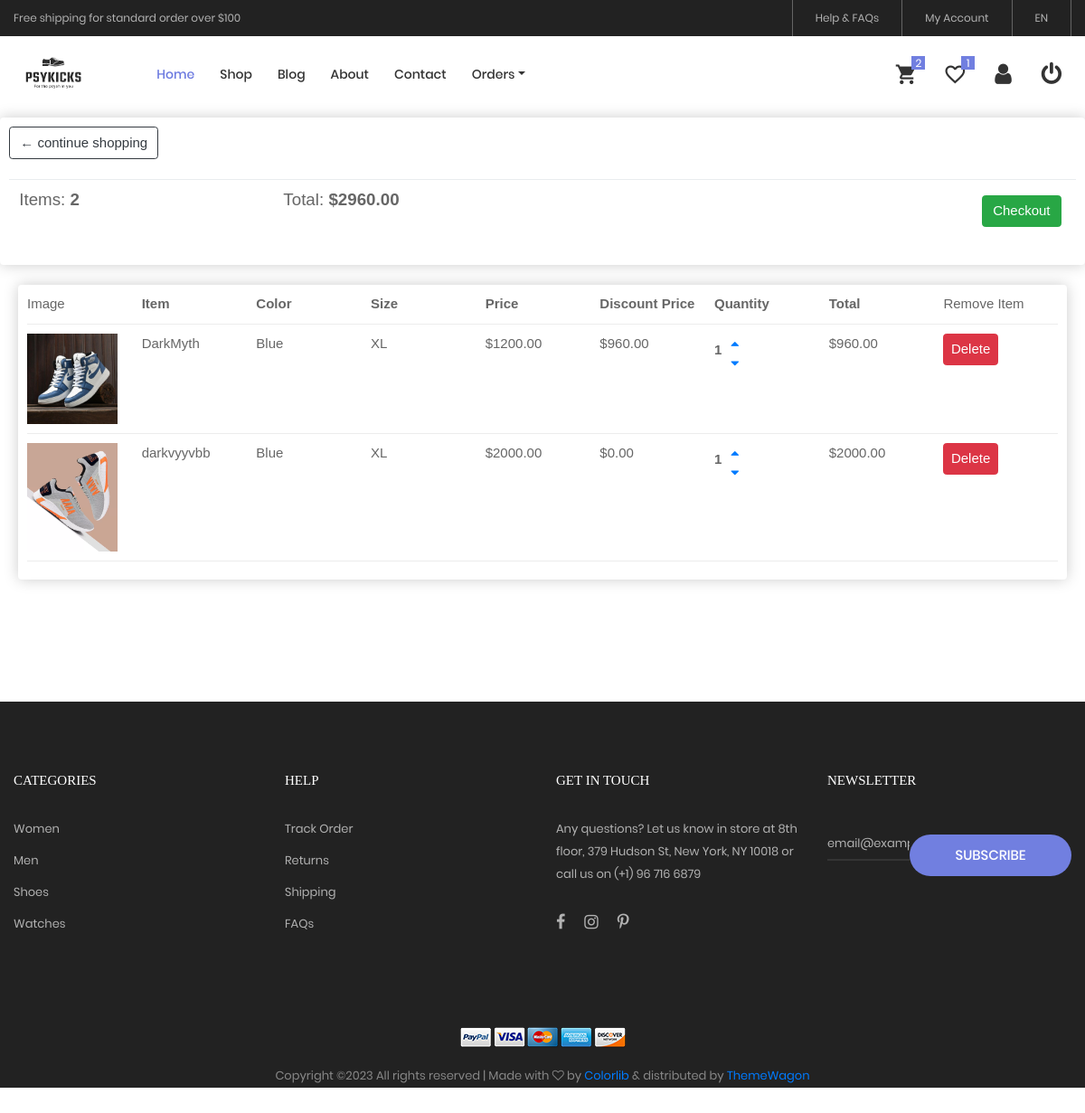
/usercart/ (signed in), run on the app's committed database.
### myapp/models.py (models this page shows, shortened)
class Cart(models.Model):
    user = models.ForeignKey(customer, on_delete=models.CASCADE)
    product = models.ForeignKey(Products, on_delete=models.CASCADE)
    variant= models.ForeignKey(Productvariant,on_delete=models.CASCADE)
    quantity = models.PositiveIntegerField(default=0)
    total = models.DecimalField(max_digits=10, decimal_places=2)
    coupon = models.ForeignKey(Coupon,on_delete=models.SET_NULL,null=True, blank=True)
    discount = models.DecimalField(max_digits=10,default=0,decimal_places=2)

class Productvariant(models.Model):
    product = models.ForeignKey(Products, on_delete=models.CASCADE,null=True, blank=True, default=None)
    color = models.ManyToManyField(Color)
    size = models.ManyToManyField(Size)
    price = models.DecimalField(max_digits=10, decimal_places=2)
    stock = models.IntegerField()
    description = models.TextField(blank=True)

class Products(models.Model):
    CONDITION = ('Old','Old'),('New','New')
    name = models.CharField(max_length=200, unique=True)
    category = models.ForeignKey(Category, on_delete=models.CASCADE)
    brand = models.ForeignKey(Brand, on_delete=models.CASCADE, default=None, null=True)
    digital = models.BooleanField(default=False)
    condition = models.CharField(choices=CONDITION,max_length=50, default="New")

class ProductImage(models.Model):
    product = models.ForeignKey(Products, on_delete=models.CASCADE,null=True, blank=True, related_name='images', default=None)
    image = models.ImageField(upload_to='products/', null=True, blank=True)

class Color(models.Model):
    name = models.CharField(max_length=200, unique=True)
    isblocked = models.BooleanField(default=False)

class Size(models.Model):
    name = models.CharField(max_length=200, unique=True)
    isblocked = models.BooleanField(default=False)

### myapp/views.py (the view)
# urls.py: path("usercart/",views.usercart,name="usercart"),
def usercart(request):
    if "username" in request.session:
        username = request.session["username"]
        user = customer.objects.get(username=username)
        cartobj = Cart.objects.filter(user=user)
        print(cartobj,"7822222222222222222222222222222222222222222222222222222222222222222222222222222222222222")
        wishlist_items = Wishlist.objects.filter(customer=user)
        count = wishlist_items.count()
        cart_count = Cart.objects.filter(user=user).count()
        quantsum=0
        total_price=0
        for item in cartobj:
            variant = item.variant
            colors = variant.color.all()
            sizes = variant.size.all()
            item.variant = variant
            item.colors = colors
            item.sizes = sizes
            quantsum+=item.quantity
            total_price += item.total
        datas = {
            'cartobj': cartobj,
             "total_price":total_price,
            "quantsum":quantsum,
            'count':count,
            'cart_count':cart_count,
        }
        return render(request, "myapp/usercart.html", datas)
    else:
        return render(request, "myapp/userindex.html")

### myapp/templates/myapp/usercart.html (shortened to what this page needs)
{% extends 'myapp/userindex.html' %}
{% load static %}
{% block content %}
<div class="row">
    <div class="col-lg-12">
        <div class="box-element">
            <a class="btn btn-outline-dark" href="{% url 'userproduct' %}">&#x2190; continue shopping</a>
            <br>
            <br>
            <table class="table">
                <tr>
                    <th><h5>Items: <strong>{{quantsum}}</strong></h5></th>
                    <th><h5>Total: <strong>${{ total_price }}</strong></h5></th>
                    <th>
                        <a style="float:right; margin:5px" class="btn btn-success" href="{% url 'usercheckout' %}">Checkout</a>
                    </th>
                </tr>
            </table>
        </div>
        <br>
        <div class="box-element" style="margin-left: 20px; margin-right: 20px">
            <div class="cart-row">
                <div style="flex:1">Image</div>
                <div style="flex:1"><strong>Item</strong></div>
                <div style="flex:1"><strong>Color</strong></div>
                <div style="flex:1"><strong>Size</strong></div>
                <div style="flex:1"><strong>Price</strong></div>
                <div style="flex:1"><strong>Discount Price</strong></div>
                <div style="flex:1"><strong>Quantity</strong></div>
                <div style="flex:1"><strong>Total</strong></div>
                <div style="flex:1">Remove Item</div>
            </div>
            {% for item in cartobj %}
            <div class="cart-row">
                <div style="flex:1"><img class="row-image" src="{{ item.variant.product.images.first.image.url }}"></div>
                <div style="flex:1">{{ item.variant.product.name }}</div>
                <div style="flex:1">
                    {% for color in item.colors %}
                        {{ color.name }}
                    {% endfor %}
                </div>
                <div style="flex:1">
                    {% for size in item.sizes %}
                        {{ size.name }}
                    {% endfor %}
                </div>
                <div style="flex:1">${{ item.variant.price }}</div>
                <div style="flex:1">${{ item.discount}}</div>
                <div style="flex:1; display: flex;">
                        <span class="quantity" style="margin-top: 7px;">{{ item.quantity }}</span>
                        <div class="quantity-control" style="display: flex; flex-direction: column;">
                            <button class="btn-quantity" data-id="{{ item.id }}" name="action">
                                <a href="{% url 'quantity_inc' item.id %}"><i class="fa fa-caret-up" aria-hidden="true"></i></a>
                            </button>
                            <button class="btn-quantity" data-id="{{ item.id }}" name="action">
                                <a href="{% url 'quantity_dec' item.id %}"><i class="fa fa-caret-down" aria-hidden="true"></i></a>
                            </button>
                        </div>
                </div>
                <div style="flex:1">${{ item.total }}</div>
                <div style="flex:1">
                    <a href="{% url 'removecartitem' item.id %}" onclick="return confirmDelete();">
                        <button class="btn edit-btn btn-danger p-2">Delete</button>
                    </a>
                </div>
            </div>
        {% endfor %}
        </div>
    </div>
</div>
{% endblock %}

### myapp/static/myapp/css/main.css (style rules this page uses)
.box-element { box-shadow:hsl(0, 0%, 80%) 0 0 16px; background-color: #fff; border-radius: 4px; padding: 10px; }
.cart-row { display:flex; align-items: stretch; padding-bottom: 10px; margin-bottom: 10px; border-bottom: 1px solid #ececec; }
.row-image { width:100px; }
.quantity { display: inline-block; font-weight: 700; padding-right: 10px; }

### data on the page
Cart: variant.product.images.first.image (picture), variant.product.name "DarkMyth", variant.price "1200.00", discount "960.00", quantity "1", total "960.00"
Color: name "Blue"
Size: name "XL"
Cart: variant.product.images.first.image (picture), variant.product.name "darkvyyvbb", variant.price "2000.00", discount "0.00", quantity "1", total "2000.00"

### other printed values
{{ quantsum }} "2"
{{ total_price }} "2960.00"
